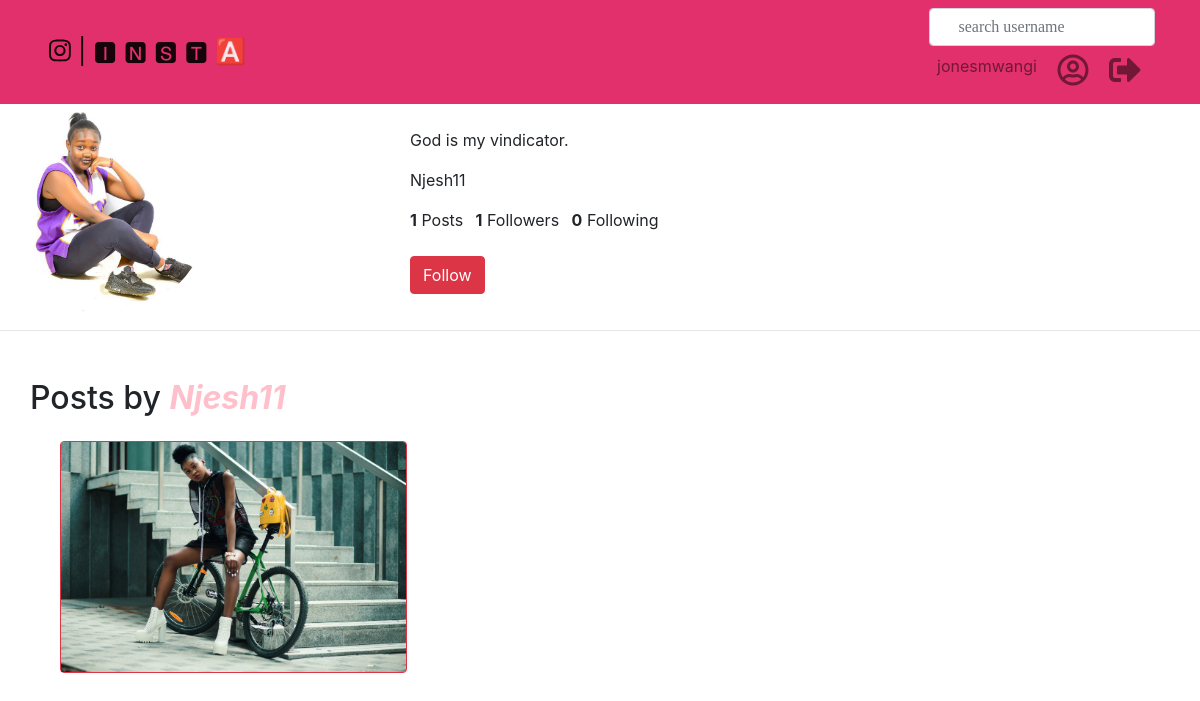
The page /all/2 (signed in) on the database its author committed.
### photoapp/models.py (models this page shows, shortened)
class Profile(models.Model):
    user = models.OneToOneField(User, on_delete=models.CASCADE,null=True)
    profile_photo= models.ImageField(upload_to='profiles/',null=True)
    bio= models.CharField(max_length=240, null=True)

class Image(models.Model):
    posted_by = models.ForeignKey(User, null=True)
    profile = models.ForeignKey(Profile, on_delete=models.CASCADE,null=True)
    insta_image = models.ImageField(upload_to='picha/',null=True)
    caption = models.TextField(null=True)
    likes = models.PositiveIntegerField(default=0)

### photoapp/views.py (the view)
# urls.py: url(r'^all/(?P<pk>\d+)', views.all, name='all'),
@login_required(login_url='/accounts/login/')
def all(request, pk):
    profile = Profile.objects.get(pk=pk)
    images = Image.objects.all().filter(posted_by_id=pk)
    content = {
        "profile": profile,
        'images': images,
    }
    return render(request, 'all.html', content)

### photoapp/templates/all.html (shortened to what this page needs)
{%extends 'base.html'%}
{% block content %}
{% load bootstrap4 %}
<div class="row">
  <div class="col-md-12">
    <div class="row">
      <div class="col-md-4">
        <img src="{{profile.profile_photo.url}}" alt="profile-photo" class="img-fluid-circle" style="border-radius: 55%;height:210px;width: 210px;">
      </div>
      <div class="col-md-5 text-left">
        <br>
        <p class="font">{{profile.bio}}</p>
        <p class="font">{{profile.user}}</p>
        <ul class="list-inline">
          <li class="list-inline-item">
            <span class="font-weight-bold">{{images|length}}</span> Posts
          </li>
          <li class="list-inline-item">
            <span class="font-weight-bold">{{profile.user.follow.all | length}}</span> Followers
          </li>
          <li class="list-inline-item">
            <span class="font-weight-bold">{{profile.user.c_user.all | length}}</span> Following
          </li><br><br>
          <li class="list-inline-item">
            <a href="#" class="btn btn-danger">Follow</a>
          </li>
        </ul>
      </div>
    </div>
  </div>
</div>
<hr>
<div class="container mt-5">
  <div class="row">
    <h2><p>Posts by <strong><em style="color:pink">{{profile.user}}</em></strong></p></h2>
  </div>
  <div class="container">
  <div class="card-columns">
    {% for image in images %}
    <div class="card border-danger">
      <img class="card-img-top" class="img-responsive" src="{{image.insta_image.url}}" size="100px200">
    </div>
    {%endfor%}
  </div>
</div>
  </div>
{% endblock %}

### photoapp/templates/navbar.html (shortened to what this page needs)
<!DOCTYPE html>
<html lang="en">
<head>
</head>
<body>
  <nav class="navbar navbar-expand-lg navbar-light sticky-top" style="background-color: #E1306C;" style="font-size: 25px">
    <div class="container">
      <a class="navbar-brand ml-1" href="{% url 'home' %}" style="font-size: 25px"><i class="fab fa-instagram "></i> | 🅸 🅽 🆂 🆃 🅰 </a>
      <div id="search">
      <div class="collapse navbar-collapse" id="navbarSupportedContent">
        <form class="form-inline mx-auto" role="search" action="{% url 'search_results' %}" method="get">
          <div class="form-group">
            <input type="text" class="form-control" role="search" placeholder="&#xf002; search username" aria-label="Search" name="username">
          </div>
        </form>
      </div>
        <ul class="navbar-nav">
          <li class="nav-item">
            <a class="nav-link" href="#" title="User">{{user}}</a>
          <li class="nav-item mx-1">
            <a class="nav-link" href="/profile/{{user.id}}" title="profile"><i class="far fa-user-circle fa-2x"></i></i></a>
          </li>
          <li class="nav-item">
            <a class="nav-link" href="/logout" title="Logout"><i class="fas fa-sign-out-alt fa-2x"></i></i></a>
          </li>
        </ul>
      </div>
    </div>
  </nav>
</body>
</html>

### photoapp/static/css/baseimages.css (style rules this page uses)
.form-control { font-family: 'Indie Flower', cursive; }
body { background-image: url('/static/img/black.jpg'); z-index: 0; background-color: white; background-blend-mode: lighten; }

### rows shown on the page
Profile: profile_photo (picture), bio "God is my vindicator.", user "Njesh11", user.follow.all|length "1", user.c_user.all|length "0"
Image: insta_image (picture)

### other values the page prints
{{ user }} "jonesmwangi"
{{ images|length }} "1"
